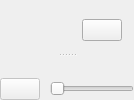
     <widget class="QSplitter" name="mapSplitter">
      <property name="orientation">
       <enum>Qt::Orientation::Vertical</enum>
      </property>
      <widget class="QFrame" name="mapWell">
       <property name="well" stdset="0">
        <bool>true</bool>
       </property>
       <layout class="QGridLayout" name="mapLayout">
        <property name="leftMargin">
         <number>4</number>
        </property>
        <property name="topMargin">
         <number>4</number>
        </property>
        <property name="rightMargin">
         <number>4</number>
        </property>
        <property name="bottomMargin">
         <number>4</number>
        </property>
        <item row="0" column="0">
         <widget class="MapWidget" name="map" native="true">
          <property name="sizePolicy">
           <sizepolicy hsizetype="MinimumExpanding" vsizetype="Preferred">
            <horstretch>0</horstretch>
            <verstretch>0</verstretch>
           </sizepolicy>
          </property>
         </widget>
        </item>
        <item row="0" column="0" alignment="Qt::AlignmentFlag::AlignRight|Qt::AlignmentFlag::AlignBottom">
         <layout class="QHBoxLayout" name="mapToolsLayout">
          <property name="leftMargin">
           <number>8</number>
          </property>
          <property name="topMargin">
           <number>8</number>
          </property>
          <property name="rightMargin">
           <number>8</number>
          </property>
          <property name="bottomMargin">
           <number>8</number>
          </property>
          <item>
           <widget class="QPushButton" name="centerButton">
            <property name="toolTip">
             <string>Zoom in on trace</string>
            </property>
            <property name="text">
             <string />
            </property>
            <property name="icon">
             <iconset resource="../res.qrc">
              <normaloff>:/res/icons/icons8-target-96.png</normaloff>:/res/icons/icons8-target-96.png</iconset>
            </property>
           </widget>
          </item>
         </layout>
        </item>
       </layout>
      </widget>
      <widget class="QWidget" name="plotPane">
       <layout class="QVBoxLayout" name="plotPaneLayout">
        <property name="spacing">
         <number>8</number>
        </property>
        <property name="leftMargin">
         <number>0</number>
        </property>
        <property name="topMargin">
         <number>0</number>
        </property>
        <property name="rightMargin">
         <number>0</number>
        </property>
        <property name="bottomMargin">
         <number>0</number>
        </property>
        <item>
         <widget class="QFrame" name="plotWell">
          <property name="well" stdset="0">
           <bool>true</bool>
          </property>
          <layout class="QVBoxLayout" name="plotLayout">
           <property name="leftMargin">
            <number>4</number>
           </property>
           <property name="topMargin">
            <number>4</number>
           </property>
           <property name="rightMargin">
            <number>4</number>
           </property>
           <property name="bottomMargin">
            <number>4</number>
           </property>
           <item>
            <widget class="QCustomPlot" name="plot" native="true">
             <property name="sizePolicy">
              <sizepolicy hsizetype="MinimumExpanding" vsizetype="Expanding">
               <horstretch>0</horstretch>
               <verstretch>0</verstretch>
              </sizepolicy>
             </property>
            </widget>
           </item>
          </layout>
         </widget>
        </item>
        <item>
         <layout class="QHBoxLayout" name="rangeLayout">
          <property name="spacing">
           <number>10</number>
          </property>
          <item>
           <widget class="QPushButton" name="playButton">
            <property name="enabled">
             <bool>false</bool>
            </property>
            <property name="toolTip">
             <string>Play log in real time</string>
            </property>
            <property name="text">
             <string />
            </property>
            <property name="icon">
             <iconset resource="../res.qrc">
              <normaloff>:/res/icons/Circled Play-96.png</normaloff>:/res/icons/Circled Play-96.png</iconset>
            </property>
            <property name="checkable">
             <bool>true</bool>
            </property>
           </widget>
          </item>
          <item>
           <widget class="SuperSlider" name="spanSlider">
            <property name="orientation">
             <enum>Qt::Orientation::Horizontal</enum>
            </property>
           </widget>
          </item>
         </layout>
        </item>
       </layout>
      </widget>
     </widget>
